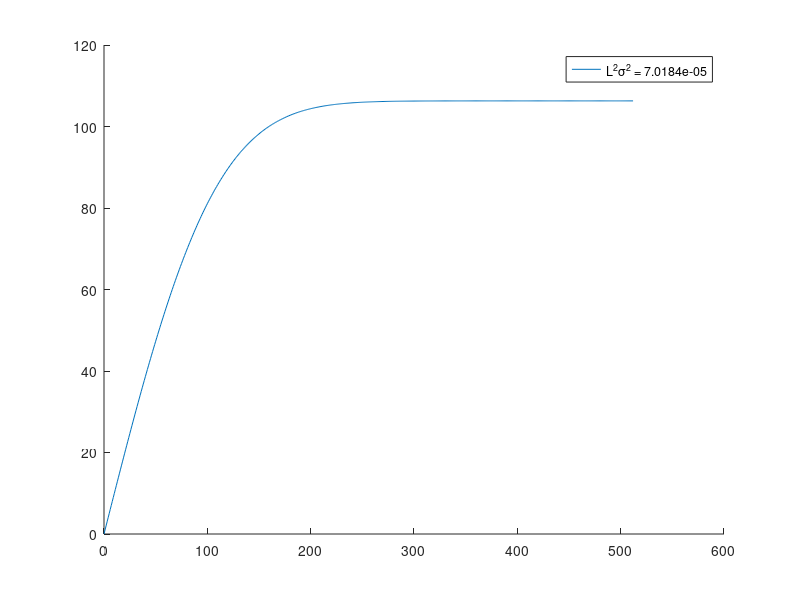

This chart was generated by the following MATLAB code:
clear;
% close all;

sigma = 0.2; 

Ntvec = 0:1:512;

lambda = 3e-2; 
dt = 1e-4;

L = 4 * pi * dt/lambda;

G = sqrt(L.^2 .* sigma.^2);

for i = 1:length(Ntvec)

Nt = Ntvec(i);


k = 0:1:Nt-1;

S(i) = sum(exp(-k.^2.*L.^2.*sigma.^2));

end


figure(1); hold on; plot(Ntvec, S, 'DisplayName', ['L^2\sigma^2 = ', num2str(G^2)]); legend;
